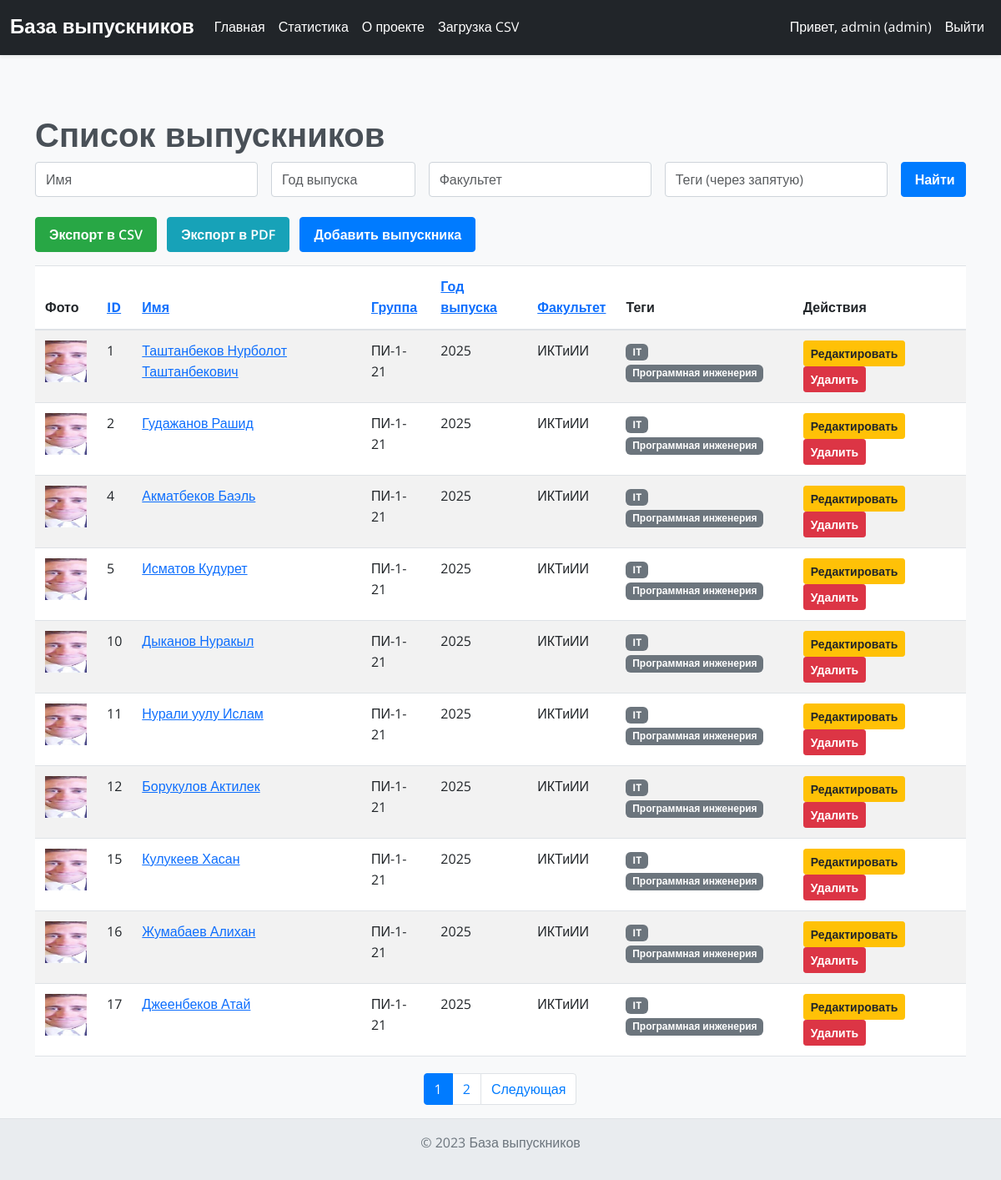
The app's page /?sort_by=graduation_year&sort_order=asc&name=&graduation_year=&faculty=&tags=&page=1 (signed in) with its own data.
### models.py (models this page shows)
class User(UserMixin, db.Model):
    id = db.Column(db.Integer, primary_key=True)
    username = db.Column(db.String(50), unique=True, nullable=False)
    password = db.Column(db.String(100), nullable=False)
    role = db.Column(db.String(20), nullable=False, default='guest')  # guest, manager, admin

class Graduate(db.Model):
    id = db.Column(db.Integer, primary_key=True)
    name = db.Column(db.String(100), nullable=False)
    group = db.Column(db.String(20), nullable=False)
    graduation_year = db.Column(db.String(4), nullable=False)
    faculty = db.Column(db.String(100), nullable=False)
    bio = db.Column(db.Text, nullable=True)
    photo = db.Column(db.String(200), nullable=True)
    tags = db.relationship('Tag', secondary='graduate_tags', backref=db.backref('graduates', lazy='dynamic'))

class Tag(db.Model):
    id = db.Column(db.Integer, primary_key=True)
    name = db.Column(db.String(50), unique=True, nullable=False)

### routes/main.py (the view)
@main_bp.route('/')
@login_required
def index():
    name = request.args.get('name', '')
    graduation_year = request.args.get('graduation_year', '')
    faculty = request.args.get('faculty', '')
    tags = request.args.get('tags', '')
    page = request.args.get('page', 1, type=int)
    per_page = 10
    query = Graduate.query
    if name:
        query = query.filter(Graduate.name.ilike(f'%{name}%'))
    if graduation_year:
        query = query.filter(Graduate.graduation_year == graduation_year)
    if faculty:
        query = query.filter(Graduate.faculty.ilike(f'%{faculty}%'))
    if tags:
        tag_list = [tag.strip() for tag in tags.split(',') if tag.strip()]
        for tag_name in tag_list:
            query = query.join(graduate_tags).join(Tag).filter(Tag.name.ilike(f'%{tag_name}%'))
    sort_by = request.args.get('sort_by', 'id')
    sort_order = request.args.get('sort_order', 'asc')
    order = getattr(Graduate, sort_by)
    if sort_order == 'desc':
        order = order.desc()
    pagination = query.order_by(order).paginate(page=page, per_page=per_page, error_out=False)
    graduates = pagination.items
    all_tags = Tag.query.all()
    return render_template('index.html', graduates=graduates, sort_by=sort_by, sort_order=sort_order,
                           name=name, graduation_year=graduation_year, faculty=faculty, tags=tags,
                           all_tags=all_tags, pagination=pagination)

### app.py (called while the page is built)
@login_manager.user_loader
def load_user(user_id):
    return db.session.get(User, int(user_id))

### templates/index.html (shortened to what this page needs)
{% extends 'base.html' %}
{% block content %}
<h1>Список выпускников</h1>
<form method="get" class="mb-4">
    <div class="row g-3">
        <div class="col-md-3">
            <input type="text" class="form-control" name="name" placeholder="Имя" value="{{ name }}">
        </div>
        <div class="col-md-2">
            <input type="text" class="form-control" name="graduation_year" placeholder="Год выпуска" value="{{ graduation_year }}">
        </div>
        <div class="col-md-3">
            <input type="text" class="form-control" name="faculty" placeholder="Факультет" value="{{ faculty }}">
        </div>
        <div class="col-md-3">
            <input type="text" class="form-control" name="tags" placeholder="Теги (через запятую)" value="{{ tags }}">
        </div>
        <div class="col-md-1">
            <button type="submit" class="btn btn-primary w-100">Найти</button>
        </div>
    </div>
</form>
<div class="mb-3">
    <a href="{{ url_for('main.export', name=name, graduation_year=graduation_year, faculty=faculty, tags=tags, sort_by=sort_by, sort_order=sort_order) }}" class="btn btn-success">Экспорт в CSV</a>
    <a href="{{ url_for('main.export_pdf', name=name, graduation_year=graduation_year, faculty=faculty, tags=tags, sort_by=sort_by, sort_order=sort_order) }}" class="btn btn-info ms-2">Экспорт в PDF</a>
    {% if current_user.is_authenticated and current_user.role in ['admin', 'manager'] %}
    <a href="{{ url_for('graduate.add') }}" class="btn btn-primary ms-2">Добавить выпускника</a>
    {% endif %}
</div>
<table class="table table-striped">
    <thead>
        <tr>
            <th>Фото</th>
            <th>
                <a href="{{ url_for('main.index', sort_by='id', sort_order='desc' if sort_by=='id' and sort_order=='asc' else 'asc', name=name, graduation_year=graduation_year, faculty=faculty, tags=tags, page=pagination.page) }}">ID</a>
            </th>
            <th>
                <a href="{{ url_for('main.index', sort_by='name', sort_order='desc' if sort_by=='name' and sort_order=='asc' else 'asc', name=name, graduation_year=graduation_year, faculty=faculty, tags=tags, page=pagination.page) }}">Имя</a>
            </th>
            <th>
                <a href="{{ url_for('main.index', sort_by='group', sort_order='desc' if sort_by=='group' and sort_order=='asc' else 'asc', name=name, graduation_year=graduation_year, faculty=faculty, tags=tags, page=pagination.page) }}">Группа</a>
            </th>
            <th>
                <a href="{{ url_for('main.index', sort_by='graduation_year', sort_order='desc' if sort_by=='graduation_year' and sort_order=='asc' else 'asc', name=name, graduation_year=graduation_year, faculty=faculty, tags=tags, page=pagination.page) }}">Год выпуска</a>
            </th>
            <th>
                <a href="{{ url_for('main.index', sort_by='faculty', sort_order='desc' if sort_by=='faculty' and sort_order=='asc' else 'asc', name=name, graduation_year=graduation_year, faculty=faculty, tags=tags, page=pagination.page) }}">Факультет</a>
            </th>
            <th>Теги</th>
            {% if current_user.is_authenticated and current_user.role in ['admin', 'manager'] %}
            <th>Действия</th>
            {% endif %}
        </tr>
    </thead>
    <tbody>
        {% for graduate in graduates %}
        <tr>
            <td>
                {% if graduate.photo %}
                <img src="{{ url_for('static', filename='uploads/' + graduate.photo) }}" alt="Photo" style="width: 50px; height: 50px; object-fit: cover;">
                {% else %}
                <img src="{{ url_for('static', filename='uploads/default.jpg') }}" alt="No photo" style="width: 50px; height: 50px; object-fit: cover;">
                {% endif %}
            </td>
            <td>{{ graduate.id }}</td>
            <td><a href="{{ url_for('main.graduate', id=graduate.id) }}">{{ graduate.name }}</a></td>
            <td>{{ graduate.group }}</td>
            <td>{{ graduate.graduation_year }}</td>
            <td>{{ graduate.faculty }}</td>
            <td>
                {% for tag in graduate.tags %}
                <span class="badge bg-secondary">{{ tag.name }}</span>
                {% endfor %}
            </td>
            {% if current_user.is_authenticated and current_user.role in ['admin', 'manager'] %}
            <td>
                <a href="{{ url_for('graduate.edit', id=graduate.id) }}" class="btn btn-sm btn-warning">Редактировать</a>
                <button class="btn btn-sm btn-danger" data-bs-toggle="modal" data-bs-target="#deleteModal" data-delete-url="{{ url_for('graduate.delete', id=graduate.id) }}">Удалить</button>
            </td>
            {% endif %}
        </tr>
        {% endfor %}
    </tbody>
</table>
{% if pagination.pages > 1 %}
<nav aria-label="Page navigation">
    <ul class="pagination justify-content-center">
        {% for page_num in pagination.iter_pages(left_edge=1, left_current=2, right_current=3, right_edge=1) %}
            {% if page_num %}
                {% if page_num == pagination.page %}
                <li class="page-item active">
                    <span class="page-link">{{ page_num }}</span>
                </li>
                {% else %}
                <li class="page-item">
                    <a class="page-link" href="{{ url_for('main.index', page=page_num, name=name, graduation_year=graduation_year, faculty=faculty, tags=tags, sort_by=sort_by, sort_order=sort_order) }}">{{ page_num }}</a>
                </li>
                {% endif %}
            {% else %}
                <li class="page-item disabled">
                    <span class="page-link">...</span>
                </li>
            {% endif %}
        {% endfor %}
        {% if pagination.has_next %}
        <li class="page-item">
            <a class="page-link" href="{{ url_for('main.index', page=pagination.next_num, name=name, graduation_year=graduation_year, faculty=faculty, tags=tags, sort_by=sort_by, sort_order=sort_order) }}">Следующая</a>
        </li>
        {% endif %}
    </ul>
</nav>
{% endif %}
{% endblock %}

### templates/base.html (shortened to what this page needs)
<!DOCTYPE html>
<html lang="ru">
<head>
    <link href="https://cdn.jsdelivr.net/npm/bootstrap@5.3.0/dist/css/bootstrap.min.css" rel="stylesheet">
    <link rel="stylesheet" href="{{ url_for('static', filename='css/base.css') }}">
    <link rel="stylesheet" href="{{ url_for('static', filename='css/navbar.css') }}">
    <link rel="stylesheet" href="{{ url_for('static', filename='css/footer.css') }}">
    <link rel="stylesheet" href="{{ url_for('static', filename='css/alerts.css') }}">
    <link rel="stylesheet" href="{{ url_for('static', filename='css/badges.css') }}">
    <link rel="stylesheet" href="{{ url_for('static', filename='css/modals.css') }}">
    <link rel="stylesheet" href="{{ url_for('static', filename='css/forms.css') }}">
    <link rel="stylesheet" href="{{ url_for('static', filename='css/tables.css') }}">
    <link rel="stylesheet" href="{{ url_for('static', filename='css/pagination.css') }}">
    <link rel="stylesheet" href="{{ url_for('static', filename='css/buttons.css') }}">
    <link rel="stylesheet" href="{{ url_for('static', filename='css/choices.css') }}">
    <link rel="stylesheet" href="{{ url_for('static', filename='css/theme.css') }}">
    <link rel="stylesheet" href="{{ url_for('static', filename='css/stats.css') }}">
</head>
<body>
    <nav class="navbar navbar-expand-lg navbar-dark bg-dark shadow-sm">
        <div class="container-fluid">
            <a class="navbar-brand" href="{{ url_for('main.index') }}">База выпускников</a>
            <div class="collapse navbar-collapse" id="navbarNav">
                <ul class="navbar-nav me-auto">
                    {% if request.endpoint not in ['auth.login', 'auth.register'] %}
                    <li class="nav-item">
                        <a class="nav-link" href="{{ url_for('main.index') }}">Главная</a>
                    </li>
                    <li class="nav-item">
                        <a class="nav-link" href="{{ url_for('main.stats') }}">Статистика</a>
                    </li>
                    <li class="nav-item">
                        <a class="nav-link" href="{{ url_for('main.about') }}">О проекте</a>
                    </li>
                    {% endif %}
                    {% if current_user.is_authenticated and current_user.role in ['admin', 'manager'] %}
                    <li class="nav-item">
                        <a class="nav-link" href="{{ url_for('graduate.upload') }}">Загрузка CSV</a>
                    </li>
                    {% endif %}
                </ul>
                <ul class="navbar-nav">
                    {% if current_user.is_authenticated %}
                    <li class="nav-item">
                        <span class="nav-link">Привет, {{ current_user.username }} ({{ current_user.role }})</span>
                    </li>
                    <li class="nav-item">
                        <a class="nav-link" href="#" data-bs-toggle="modal" data-bs-target="#logoutModal">Выйти</a>
                    </li>
                    {% endif %}
                </ul>
            </div>
        </div>
    </nav>
    <div class="container mt-5 pt-4">
        {% block content %}
        {% endblock %}
    </div>
    {% if request.endpoint not in ['auth.login', 'auth.register'] %}
    <footer class="text-center py-3">
        <p>&copy; 2023 База выпускников</p>
    </footer>
    {% endif %}
</body>
</html>

### static/css/base.css (style rules this page uses)
body { background-color: #f8f9fa; display: flex; flex-direction: column; min-height: 100vh; color: #495057; font-size: 1rem; line-height: 1.6; font-family: 'Open Sans', sans-serif; font-weight: 400; transition: background-color 0.3s ease, color 0.3s ease; }
h1, h2, h3, h4, h5, h6, .navbar-brand { font-family: 'Montserrat', sans-serif; font-weight: 700; line-height: 1.2; }
.container.mt-5.pt-4 { flex: 1; }

### static/css/navbar.css (style rules this page uses)
.navbar { background-color: #343a40; box-shadow: 0 2px 4px rgba(0, 0, 0, 0.1); padding-top: 0.75rem; padding-bottom: 0.75rem; transition: background-color 0.3s ease; }
.navbar-brand { color: #fff !important; font-size: 1.5rem; }
.navbar-nav .nav-link { color: #fff !important; padding-left: 1rem; padding-right: 1rem; transition: color 0.3s ease; }

### static/css/footer.css (style rules this page uses)
footer { background-color: #e9ecef; border-top: 1px solid #dee2e6; padding-top: 1.5rem; padding-bottom: 1.5rem; color: #6c757d; text-align: center; transition: background-color 0.3s ease, color 0.3s ease; }

### static/css/forms.css (style rules this page uses)
form.mb-4 .form-control, .upload-form .form-control { border-radius: 0.25rem; border: 1px solid #ced4da; padding: 0.5rem 0.75rem; }
form.mb-4 .btn, .upload-form .btn { border-radius: 0.25rem; padding: 0.5rem 1rem; font-weight: 600; }

### static/css/tables.css (style rules this page uses)
.table { width: 100%; margin-bottom: 1rem; color: #212529; }
.table th, .table td { padding: 0.75rem; vertical-align: top; border-top: 1px solid #dee2e6; }
.table thead th { vertical-align: bottom; border-bottom: 2px solid #dee2e6; }
.table-striped tbody tr:nth-of-type(odd) { background-color: rgba(0, 0, 0, 0.05); }

### static/css/pagination.css (style rules this page uses)
.pagination { margin-top: 20px; display: flex; justify-content: center; list-style: none; border-radius: 0.25rem; }
.page-item:first-child .page-link { border-top-left-radius: 0.25rem; border-bottom-left-radius: 0.25rem; }
.page-item:last-child .page-link { border-top-right-radius: 0.25rem; border-bottom-right-radius: 0.25rem; }
.page-link { position: relative; display: block; padding: 0.5rem 0.75rem; margin-left: -1px; line-height: 1.25; color: #007bff; background-color: #fff; border: 1px solid #dee2e6; transition: background-color 0.3s ease, color 0.3s ease, border-color 0.3s ease; }
.page-item.active .page-link { z-index: 3; color: #fff; background-color: #007bff; border-color: #007bff; }

### static/css/buttons.css (style rules this page uses)
.btn { display: inline-block; font-weight: 600; color: #212529; text-align: center; vertical-align: middle; cursor: pointer; -webkit-user-select: none; -moz-user-select: none; user-select: none; background-color: transparent; border: 1px solid transparent; padding: 0.5rem 1rem; font-size: 1rem; border-radius: 0.25rem; transition: color 0.15s ease-in-out, background-color 0.15s ease-in-out, border-color 0.15s ease-in-out, box-shadow 0.15s ease-in-out; }
.btn-primary { background-color: #007bff; border-color: #007bff; color: #fff; }
.btn-success { background-color: #28a745; border-color: #28a745; color: #fff; }
.btn-info { background-color: #17a2b8; border-color: #17a2b8; color: #fff; }
.btn-warning { background-color: #ffc107; border-color: #ffc107; color: #212529; }
.btn-danger { background-color: #dc3545; border-color: #dc3545; color: #fff; }
.btn-sm { padding: 0.25rem 0.5rem; font-size: 0.875rem; border-radius: 0.2rem; }

### records on screen
User: username "admin", role "admin"
Graduate: id "1", name "Таштанбеков Нурболот Таштанбекович", group "ПИ-1-21", graduation_year "2025", faculty "ИКТиИИ"
Tag: name "IT"
Tag: name "Программная инженерия"
Graduate: id "2", name "Гудажанов Рашид", group "ПИ-1-21", graduation_year "2025", faculty "ИКТиИИ"
Graduate: id "4", name "Акматбеков Баэль", group "ПИ-1-21", graduation_year "2025", faculty "ИКТиИИ"
Graduate: id "5", name "Исматов Кудурет", group "ПИ-1-21", graduation_year "2025", faculty "ИКТиИИ"
Graduate: id "10", name "Дыканов Нуракыл", group "ПИ-1-21", graduation_year "2025", faculty "ИКТиИИ"
Graduate: id "11", name "Нурали уулу Ислам", group "ПИ-1-21", graduation_year "2025", faculty "ИКТиИИ"
Graduate: id "12", name "Борукулов Актилек", group "ПИ-1-21", graduation_year "2025", faculty "ИКТиИИ"
Graduate: id "15", name "Кулукеев Хасан", group "ПИ-1-21", graduation_year "2025", faculty "ИКТиИИ"
Graduate: id "16", name "Жумабаев Алихан", group "ПИ-1-21", graduation_year "2025", faculty "ИКТиИИ"
Graduate: id "17", name "Джеенбеков Атай", group "ПИ-1-21", graduation_year "2025", faculty "ИКТиИИ"

### other values on screen
{{ page_num }} "1"
{{ page_num }} "2"
